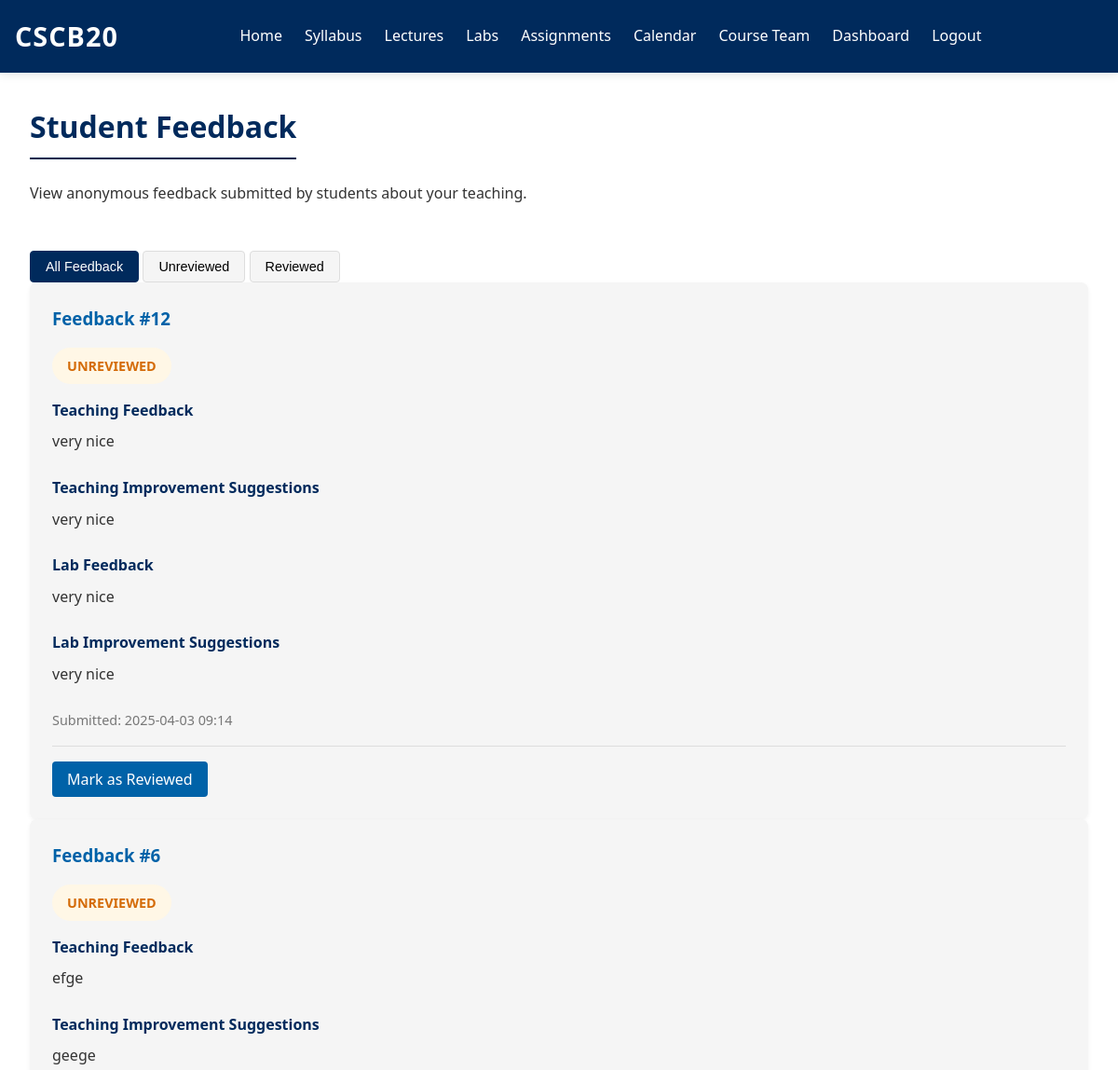
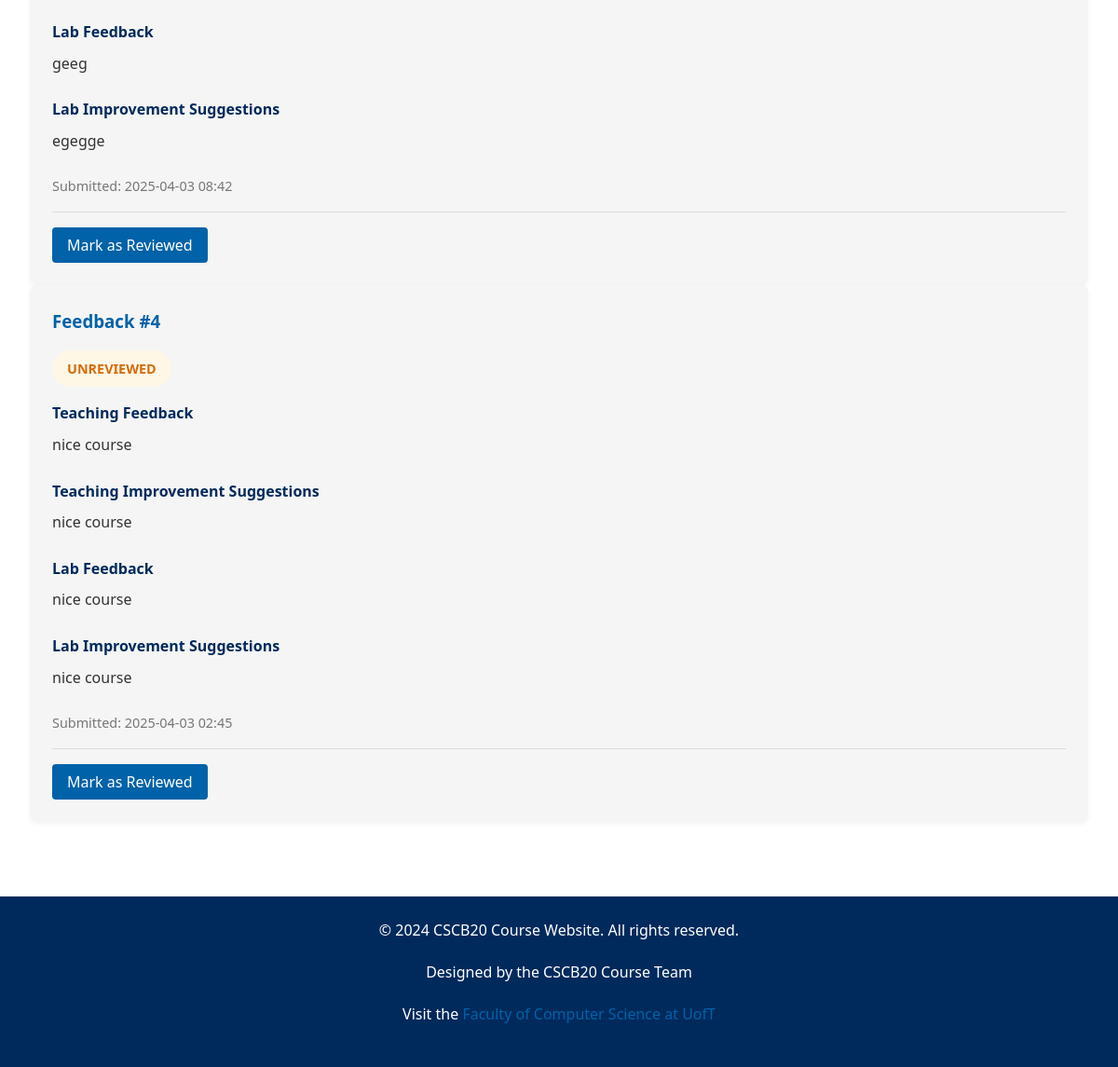
Before: /instructor/view-feedback (signed in) with the older database file (2 pictures, top to bottom).
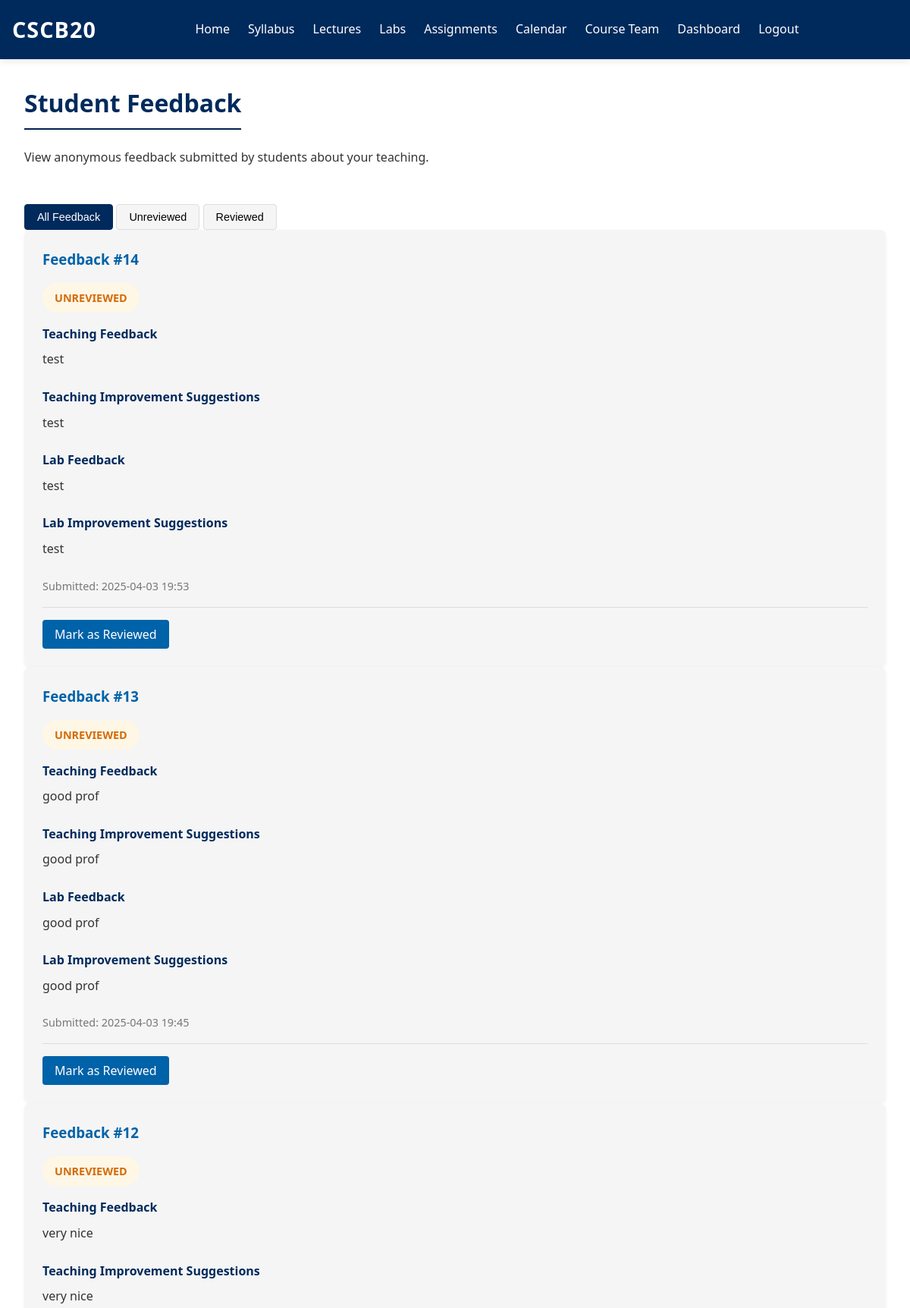
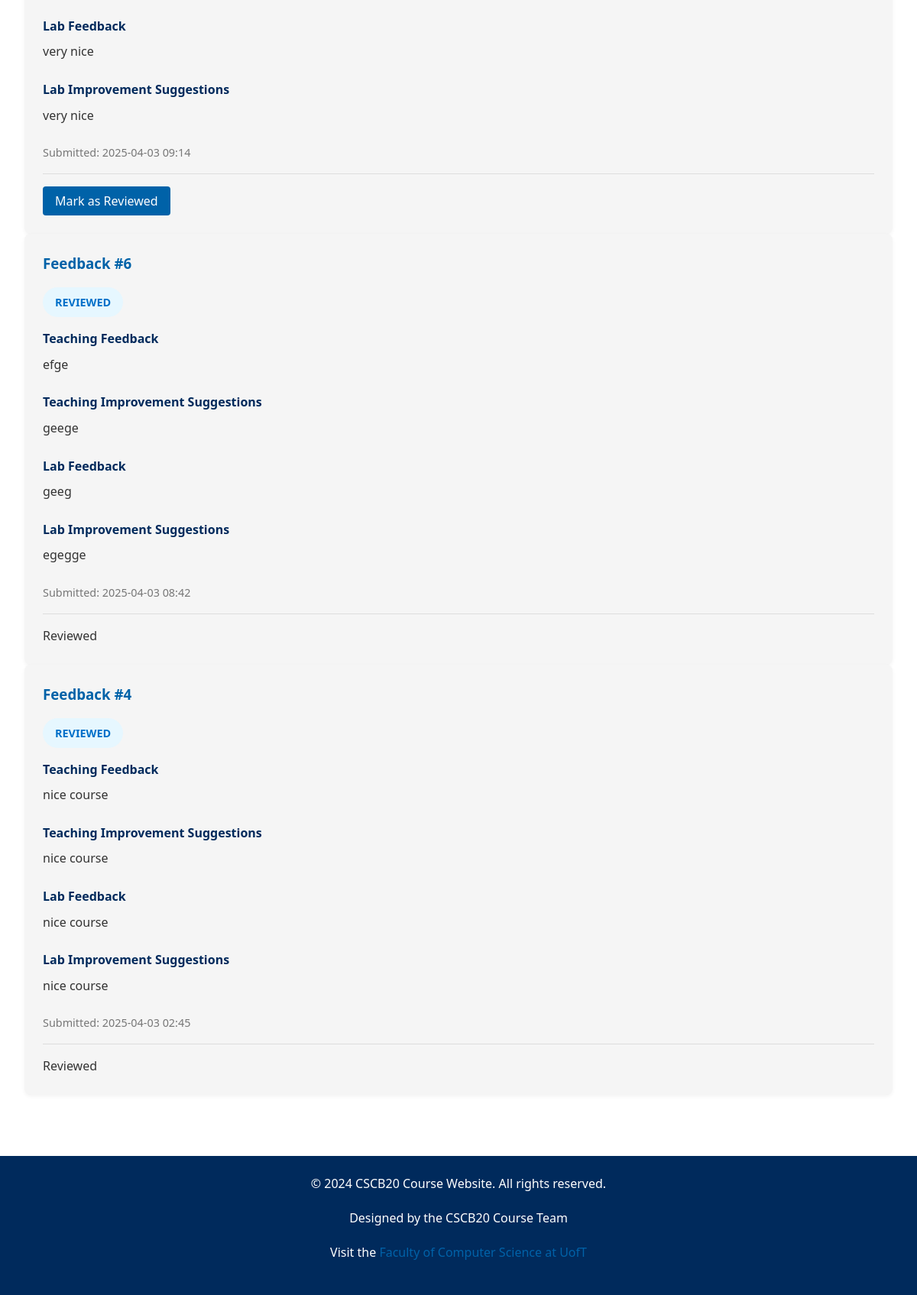
After: the same page with the newer database file (2 pictures, top to bottom).
### app.py (models this page shows, shortened)
class Feedback(db.Model):
    id = db.Column(db.Integer, primary_key=True)
    instructor_id = db.Column(db.Integer, db.ForeignKey('user.id'), nullable=False)
    teaching_feedback = db.Column(db.Text, nullable=False)
    teaching_improvement = db.Column(db.Text, nullable=False)
    lab_feedback = db.Column(db.Text, nullable=False)
    lab_improvement = db.Column(db.Text, nullable=False)
    created_at = db.Column(db.DateTime, default=datetime.utcnow)
    reviewed = db.Column(db.Boolean, default=False)

### app.py (the view)
    def wrapper(*args, **kwargs):
        if 'user_id' not in session:
            flash('Please log in to access this page', 'info')
            return redirect(url_for('login'))
        return route_function(*args, **kwargs)

### app.py (called while the page is built)
def login_required(route_function):
    def wrapper(*args, **kwargs):
        if 'user_id' not in session:
            flash('Please log in to access this page', 'info')
            return redirect(url_for('login'))
        return route_function(*args, **kwargs)
    wrapper.__name__ = route_function.__name__
    return wrapper

@app.route('/instructor/view-feedback')
@login_required
def view_feedback():
    if session['role'] != 'instructor':
        flash('Please log in as an instructor to access this page.', 'error')
        return redirect(url_for('login'))
    instructor_id = session['user_id']
    feedback = Feedback.query.filter_by(instructor_id=instructor_id).order_by(Feedback.created_at.desc()).all()
    return render_template('instructor/feedback.html', feedback=feedback)

### templates/instructor/feedback.html (shortened to what this page needs)
{% extends 'base.html' %}
{% block content %}
<section class="feedback-header">
    <h2>Student Feedback</h2>
    <p>View anonymous feedback submitted by students about your teaching.</p>
</section>
<section class="feedback-content">
    <div class="filter-buttons">
        <button class="filter-button active" data-filter="all">All Feedback</button>
        <button class="filter-button" data-filter="false">Unreviewed</button>
        <button class="filter-button" data-filter="true">Reviewed</button>
    </div>
    {% if feedback %}
    <div class="feedback-list">
        {% for item in feedback %}
        <div class="feedback-card" data-reviewed="{{ item.reviewed }}">
            <div class="feedback-header">
                <h3>Feedback #{{ item.id }}</h3>
                <span class="status-badge {{ 'reviewed' if item.reviewed else 'unreviewed' }}">
                    {{ 'Reviewed' if item.reviewed else 'Unreviewed' }}
                </span>
            </div>
            <div class="feedback-body">
                <div class="feedback-section">
                    <h3>Teaching Feedback</h3>
                    <p>{{ item.teaching_feedback }}</p>
                </div>
                <div class="feedback-section">
                    <h3>Teaching Improvement Suggestions</h3>
                    <p>{{ item.teaching_improvement }}</p>
                </div>
                <div class="feedback-section">
                    <h3>Lab Feedback</h3>
                    <p>{{ item.lab_feedback }}</p>
                </div>
                <div class="feedback-section">
                    <h3>Lab Improvement Suggestions</h3>
                    <p>{{ item.lab_improvement }}</p>
                </div>
                <div class="feedback-date">
                    Submitted: {{ item.created_at.strftime('%Y-%m-%d %H:%M') }}
                </div>
            </div>
            <div class="feedback-actions">
                {% if not item.reviewed %}
                <form method="POST" action="{{ url_for('mark_feedback_reviewed', feedback_id=item.id) }}">
                    <button type="submit" class="button">Mark as Reviewed</button>
                </form>
                {% else %}
                <span class="reviewed-badge">Reviewed</span>
                {% endif %}
            </div>
        </div>
        {% endfor %}
    </div>
    {% else %}
    <div class="no-feedback">
        <p>No feedback has been submitted yet.</p>
    </div>
    {% endif %}
</section>
{% endblock %}

### templates/base.html (shortened to what this page needs)
<!DOCTYPE html>
<html lang="en">
<head>
    <link rel="stylesheet" href="{{ url_for('static', filename='index.css') }}">
</head>
<body class="light-mode">
    <header class="sticky-header">
        <div class="logo">
            <h1>CSCB20</h1>
        </div>
        <nav>
            {% if session.get('user_id') %}
            <ul class="nav-links">
                <li><a href="{{ url_for('home') }}">Home</a></li>
                <li><a href="{{ url_for('syllabus') }}">Syllabus</a></li>
                <li><a href="{{ url_for('lectures') }}">Lectures</a></li>
                <li><a href="{{ url_for('labs') }}">Labs</a></li>
                <li><a href="{{ url_for('assignments') }}">Assignments</a></li>
                <li><a href="{{ url_for('calendar') }}">Calendar</a></li>
                <li><a href="{{ url_for('team') }}">Course Team</a></li>
                {% if session.get('role') == 'student' %}
                <li><a href="{{ url_for('student_dashboard') }}">Dashboard</a></li>
                {% elif session.get('role') == 'instructor' %}
                <li><a href="{{ url_for('instructor_dashboard') }}">Dashboard</a></li>
                {% endif %}
                <li><a href="{{ url_for('logout') }}">Logout</a></li>
            </ul>
            {% endif %}
        </nav>
    </header>
    <main>
        {% block content %}{% endblock %}
    </main>
    <footer>
        <p>&copy; 2024 CSCB20 Course Website. All rights reserved.</p>
        <p>Designed by the CSCB20 Course Team</p>
        <p>Visit the <a href="https://www.cs.utoronto.ca/" target="_blank">Faculty of Computer Science at UofT</a></p>
    </footer>
</body>
</html>

Changed rows visible on the page:
added Feedback: id "14", reviewed "UNREVIEWED", teaching_feedback "test", teaching_improvement "test", lab_feedback "test", lab_improvement "test", created_at "2025-04-03 19:53"
added Feedback: id "13", reviewed "UNREVIEWED", teaching_feedback "good prof", teaching_improvement "good prof", lab_feedback "good prof", lab_improvement "good prof", created_at "2025-04-03 19:45"
changed Feedback "efge": reviewed "UNREVIEWED" → "REVIEWED"; reviewed "Mark as Reviewed" → "Reviewed"
changed Feedback "nice course": reviewed "UNREVIEWED" → "REVIEWED"; reviewed "Mark as Reviewed" → "Reviewed"
